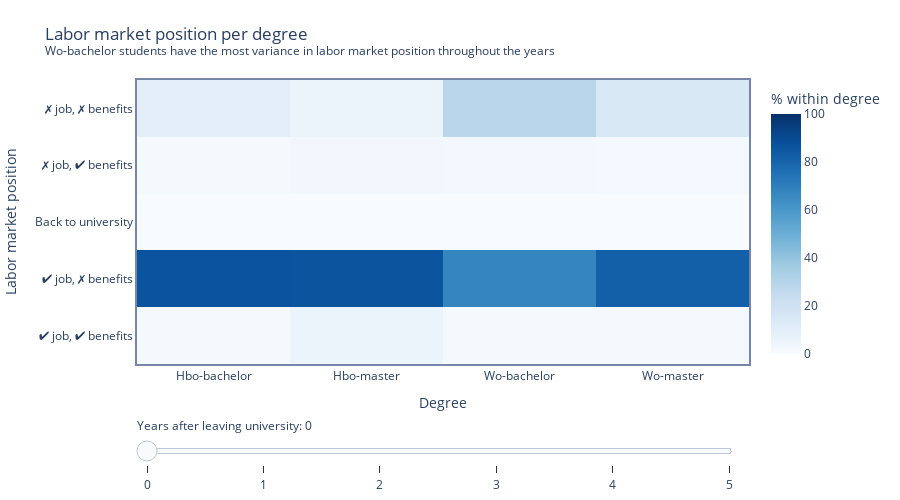

Notebook cell for this chart:
### Markdown cell above
## Employment per degree

### Code cell
%run ../notebooks/heatmapstudies.ipynb

### Figure 1 — Plotly figure (JSON) as saved in the notebook; plotly's stock layout.template omitted (floating-point values rounded to 4 significant figures)
{"data": [{"colorbar": {"tickformat": "%d%", "title": {"text": "% within degree"}}, "colorscale": [[0, "rgb(247,251,255)"], [0.125, "rgb(222,235,247)"], [0.25, "rgb(198,219,239)"], [0.375, "rgb(158,202,225)"], [0.5, "rgb(107,174,214)"], [0.625, "rgb(66,146,198)"], [0.75, "rgb(33,113,181)"], [0.875, "rgb(8,81,156)"], [1, "rgb(8,48,107)"]], "hoverinfo": "text+x", "hoverongaps": false, "text": [["2%", "6%", "1%", "1%"], ["87%", "86%", "67%", "82%"], ["0%", "0%", "0%", "0%"], ["1%", "3%", "2%", "2%"], ["10%", "6%", "29%", "15%"]], "type": "heatmap", "visible": true, "x": ["Hbo-bachelor", "Hbo-master", "Wo-bachelor", "Wo-master"], "y": ["Met werk, met uitkering", "Met werk, zonder uitkering", "Terug in onderwijs", "Zonder werk, met uitkering", "Zonder werk, zonder uitkering"], "z": [[1.704, 5.556, 1.296, 1.472], [86.69, 86.11, 67.49, 81.62], [0, 0, 0, 0], [1.376, 2.778, 2.376, 1.766], [10.23, 5.556, 28.83, 15.14]], "zmax": 100, "zmin": 0}, {"colorbar": {"tickformat": "%d%", "title": {"text": "% within degree"}}, "colorscale": [[0, "rgb(247,251,255)"], [0.125, "rgb(222,235,247)"], [0.25, "rgb(198,219,239)"], [0.375, "rgb(158,202,225)"], [0.5, "rgb(107,174,214)"], [0.625, "rgb(66,146,198)"], [0.75, "rgb(33,113,181)"], [0.875, "rgb(8,81,156)"], [1, "rgb(8,48,107)"]], "hoverinfo": "text+x", "hoverongaps": false, "text": [["2%", "3%", "1%", "1%"], ["87%", "89%", "40%", "90%"], ["5%", "0%", "45%", "1%"], ["1%", "0%", "2%", "1%"], ["4%", "3%", "10%", "4%"]], "type": "heatmap", "visible": false, "x": ["Hbo-bachelor", "Hbo-master", "Wo-bachelor", "Wo-master"], "y": ["Met werk, met uitkering", "Met werk, zonder uitkering", "Terug in onderwijs", "Zonder werk, met uitkering", "Zonder werk, zonder uitkering"], "z": [[1.988, 2.778, 1.08, 1.472], [86.63, 88.89, 39.85, 90.33], [4.632, 0, 45.46, 0.9251], [1.442, 0, 1.944, 1.43], [4.348, 2.778, 9.611, 4.415]], "zmax": 100, "zmin": 0}, {"colorbar": {"tickformat": "%d%", "title": {"text": "% within degree"}}, "colorscale": [[0, "rgb(247,251,255)"], [0.125, "rgb(222,235,247)"], [0.25, "rgb(198,219,239)"], [0.375, "rgb(158,202,225)"], [0.5, "rgb(107,174,214)"], [0.625, "rgb(66,146,198)"], [0.75, "rgb(33,113,181)"], [0.875, "rgb(8,81,156)"], [1, "rgb(8,48,107)"]], "hoverinfo": "text+x", "hoverongaps": false, "text": [["1%", "3%", "1%", "1%"], ["86%", "89%", "37%", "91%"], ["7%", "3%", "52%", "1%"], ["2%", "0%", "2%", "2%"], ["3%", "3%", "6%", "3%"]], "type": "heatmap", "visible": false, "x": ["Hbo-bachelor", "Hbo-master", "Wo-bachelor", "Wo-master"], "y": ["Met werk, met uitkering", "Met werk, zonder uitkering", "Terug in onderwijs", "Zonder werk, met uitkering", "Zonder werk, zonder uitkering"], "z": [[1.464, 2.778, 0.6479, 1.135], [85.84, 88.89, 37.47, 90.58], [6.795, 2.778, 51.94, 1.346], [1.529, 0, 1.836, 1.514], [3.037, 2.778, 6.371, 2.986]], "zmax": 100, "zmin": 0}, {"colorbar": {"tickformat": "%d%", "title": {"text": "% within degree"}}, "colorscale": [[0, "rgb(247,251,255)"], [0.125, "rgb(222,235,247)"], [0.25, "rgb(198,219,239)"], [0.375, "rgb(158,202,225)"], [0.5, "rgb(107,174,214)"], [0.625, "rgb(66,146,198)"], [0.75, "rgb(33,113,181)"], [0.875, "rgb(8,81,156)"], [1, "rgb(8,48,107)"]], "hoverinfo": "text+x", "hoverongaps": false, "text": [["1%", "6%", "0%", "1%"], ["85%", "83%", "37%", "90%"], ["8%", "3%", "53%", "2%"], ["2%", "0%", "2%", "1%"], ["2%", "3%", "4%", "3%"]], "type": "heatmap", "visible": false, "x": ["Hbo-bachelor", "Hbo-master", "Wo-bachelor", "Wo-master"], "y": ["Met werk, met uitkering", "Met werk, zonder uitkering", "Terug in onderwijs", "Zonder werk, met uitkering", "Zonder werk, zonder uitkering"], "z": [[1.355, 5.556, 0.432, 1.093], [84.92, 83.33, 37.37, 90.29], [8.368, 2.778, 53.46, 1.556], [1.529, 0, 1.62, 1.472], [2.447, 2.778, 4.104, 2.691]], "zmax": 100, "zmin": 0}, {"colorbar": {"tickformat": "%d%", "title": {"text": "% within degree"}}, "colorscale": [[0, "rgb(247,251,255)"], [0.125, "rgb(222,235,247)"], [0.25, "rgb(198,219,239)"], [0.375, "rgb(158,202,225)"], [0.5, "rgb(107,174,214)"], [0.625, "rgb(66,146,198)"], [0.75, "rgb(33,113,181)"], [0.875, "rgb(8,81,156)"], [1, "rgb(8,48,107)"]], "hoverinfo": "text+x", "hoverongaps": false, "text": [["6%", "19%", "3%", "4%"], ["79%", "67%", "35%", "87%"], ["9%", "3%", "54%", "2%"], ["2%", "0%", "2%", "2%"], ["2%", "0%", "3%", "2%"]], "type": "heatmap", "visible": false, "x": ["Hbo-bachelor", "Hbo-master", "Wo-bachelor", "Wo-master"], "y": ["Met werk, met uitkering", "Met werk, zonder uitkering", "Terug in onderwijs", "Zonder werk, met uitkering", "Zonder werk, zonder uitkering"], "z": [[6.139, 19.44, 3.456, 3.869], [79.31, 66.67, 34.56, 87.05], [9.373, 2.778, 54.32, 1.892], [2.141, 0, 2.052, 1.976], [1.639, 0, 3.24, 2.229]], "zmax": 100, "zmin": 0}, {"colorbar": {"tickformat": "%d%", "title": {"text": "% within degree"}}, "colorscale": [[0, "rgb(247,251,255)"], [0.125, "rgb(222,235,247)"], [0.25, "rgb(198,219,239)"], [0.375, "rgb(158,202,225)"], [0.5, "rgb(107,174,214)"], [0.625, "rgb(66,146,198)"], [0.75, "rgb(33,113,181)"], [0.875, "rgb(8,81,156)"], [1, "rgb(8,48,107)"]], "hoverinfo": "text+x", "hoverongaps": false, "text": [["3%", "11%", "2%", "2%"], ["82%", "75%", "36%", "89%"], ["10%", "3%", "56%", "2%"], ["2%", "0%", "2%", "2%"], ["2%", "0%", "3%", "2%"]], "type": "heatmap", "visible": false, "x": ["Hbo-bachelor", "Hbo-master", "Wo-bachelor", "Wo-master"], "y": ["Met werk, met uitkering", "Met werk, zonder uitkering", "Terug in onderwijs", "Zonder werk, met uitkering", "Zonder werk, zonder uitkering"], "z": [[3.015, 11.11, 2.052, 2.061], [81.95, 75, 35.75, 88.6], [10.27, 2.778, 55.62, 2.187], [1.573, 0, 1.62, 1.598], [1.704, 0, 2.916, 2.229]], "zmax": 100, "zmin": 0}], "layout": {"height": 500, "margin": {"b": 10, "l": 20, "r": 20, "t": 80}, "sliders": [{"active": 0, "currentvalue": {"prefix": "Years after leaving university: "}, "pad": {"r": 10, "t": 50}, "steps": [{"args": ["visible", [true, false, false, false, false, false]], "label": "0", "method": "restyle"}, {"args": ["visible", [false, true, false, false, false, false]], "label": "1", "method": "restyle"}, {"args": ["visible", [false, false, true, false, false, false]], "label": "2", "method": "restyle"}, {"args": ["visible", [false, false, false, true, false, false]], "label": "3", "method": "restyle"}, {"args": ["visible", [false, false, false, false, true, false]], "label": "4", "method": "restyle"}, {"args": ["visible", [false, false, false, false, false, true]], "label": "5", "method": "restyle"}]}], "title": {"text": "Labor market position per degree<br><sup>Wo-bachelor students have the most variance in labor market position throughout the years</sup>"}, "xaxis": {"linecolor": "#7785A9", "linewidth": 2, "mirror": true, "showline": true, "title": {"text": "Degree"}}, "yaxis": {"linecolor": "#7785A9", "linewidth": 2, "mirror": true, "showline": true, "ticktext": ["✔ job, ✔ benefits", "✔ job, ✗ benefits", "Back to university", "✗ job, ✔ benefits", "✗ job, ✗ benefits"], "tickvals": ["Met werk, met uitkering", "Met werk, zonder uitkering", "Terug in onderwijs", "Zonder werk, met uitkering", "Zonder werk, zonder uitkering"], "title": {"text": "Labor market position"}}}}
